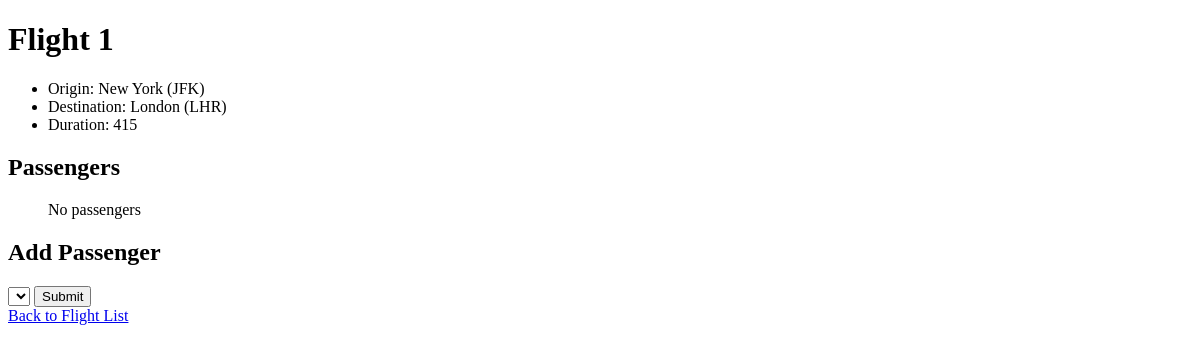
The page /flights/1 on the database as committed earlier.
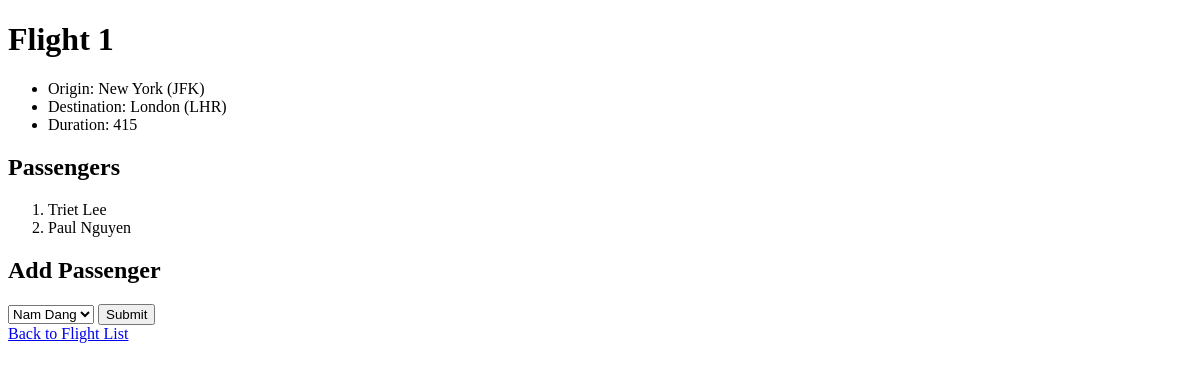
The same page on the database as committed later.
### flights/models.py (models this page shows, shortened)
class Flight(models.Model):
    origin = models.ForeignKey(Airport, on_delete=models.CASCADE, related_name="departures")
    destination = models.ForeignKey(Airport, on_delete=models.CASCADE, related_name="arrivals")
    duration = models.IntegerField()

class Airport(models.Model):
    code = models.CharField(max_length=3)
    city = models.CharField(max_length=64)
    def __str__(self):
        return f"{self.city} ({self.code})"

class Passenger(models.Model):
    first = models.CharField(max_length=64)
    last = models.CharField(max_length=64)
    flights = models.ManyToManyField(Flight, blank=True, related_name="passengers")
    def __str__(self):
        return f"{self.first} {self.last}"

### flights/views.py (the view)
# urls.py: path("<int:flight_id>", views.flight, name="flight"),
def flight(request, flight_id):
    flight = Flight.objects.get(pk=flight_id)
    return render(request, "flights/flight.html", {
        "flight": flight,
        "passengers": flight.passengers.all(),
        "non_passengers": Passenger.objects.exclude(flights=flight).all()
    })

### flights/templates/flights/flight.html (shortened to what this page needs)
{% extends "flights/layout.html" %}
{% block body %}
    <h1>Flight {{ flight.id }}</h1>
    <ul>
        <li>Origin: {{ flight.origin }}</li>
        <li>Destination: {{ flight.destination }}</li>
        <li>Duration: {{ flight.duration }}</li>
    </ul>
    <h2>Passengers</h2>
    <ol>
        {% for passenger in passengers %}
            <li>{{ passenger}}</li>
        {% empty %}
            <p>No passengers</p>
        {% endfor %}
    </ol>
    <h2>Add Passenger</h2>
    <form action="{% url 'book' flight.id %}" method="post">
        <select name="passenger">
            {% for passenger in non_passengers %}
            <option value="{{ passenger.id}}">{{ passenger }}</option>
            {% endfor %}
        </select>
        <input type="submit">
    </form>
    <a href="{% url 'index' %}">Back to Flight List</a>
{% endblock %}

### flights/templates/flights/layout.html (shortened to what this page needs)
<!doctype html>
<html lang="en">
<head>
</head>
<body>
    {% block body %}
    {% endblock %}
</body>
</html>

Rows that differ between the two databases and show on the page:
added Passenger: first+last "Triet Lee"
added Passenger: first+last "Paul Nguyen"
Other text that changed with them:
form field passenger: (not shown) → "Nam Dang"
text no longer shown: "No passengers"
